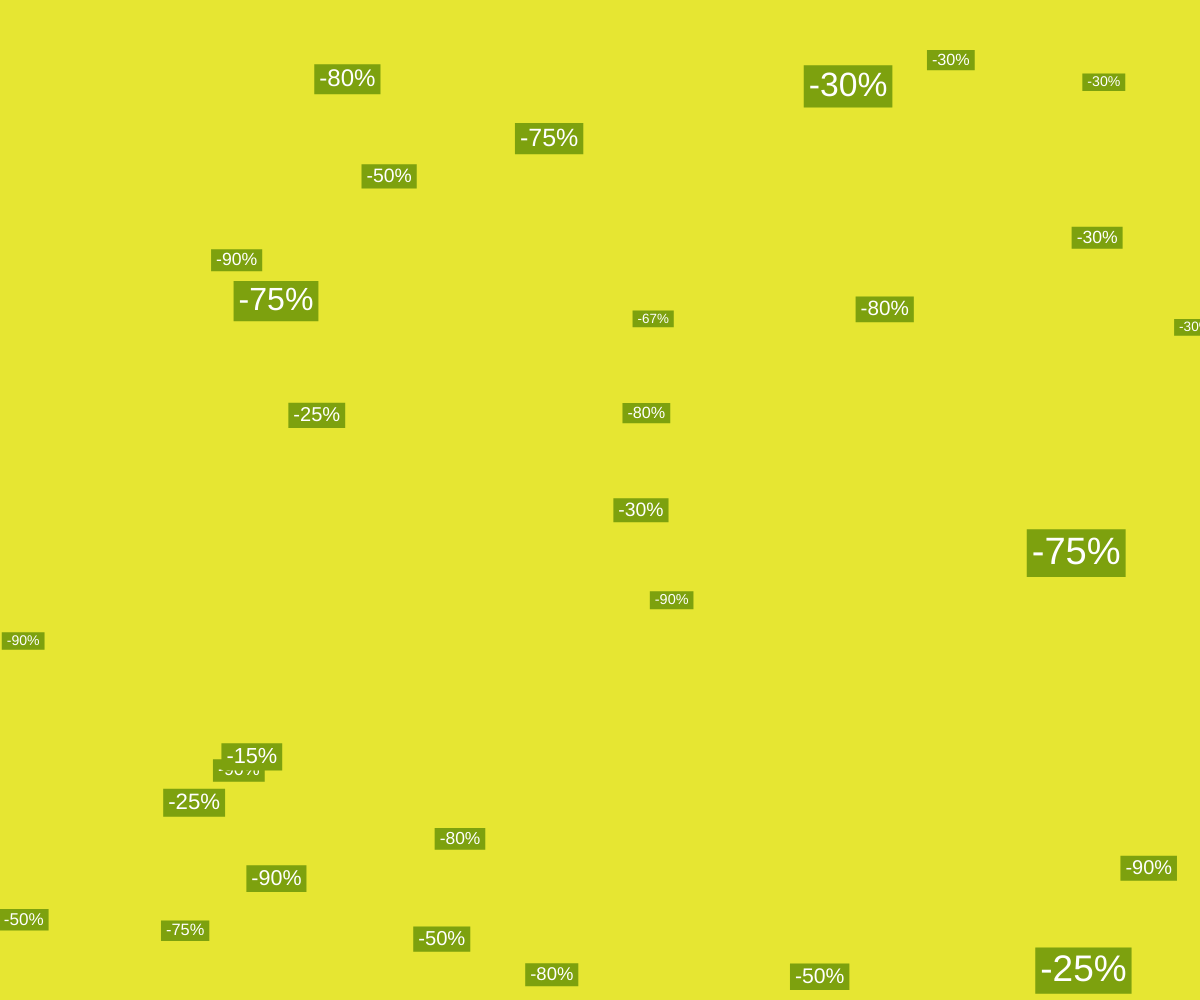
Frame 1 (no input)
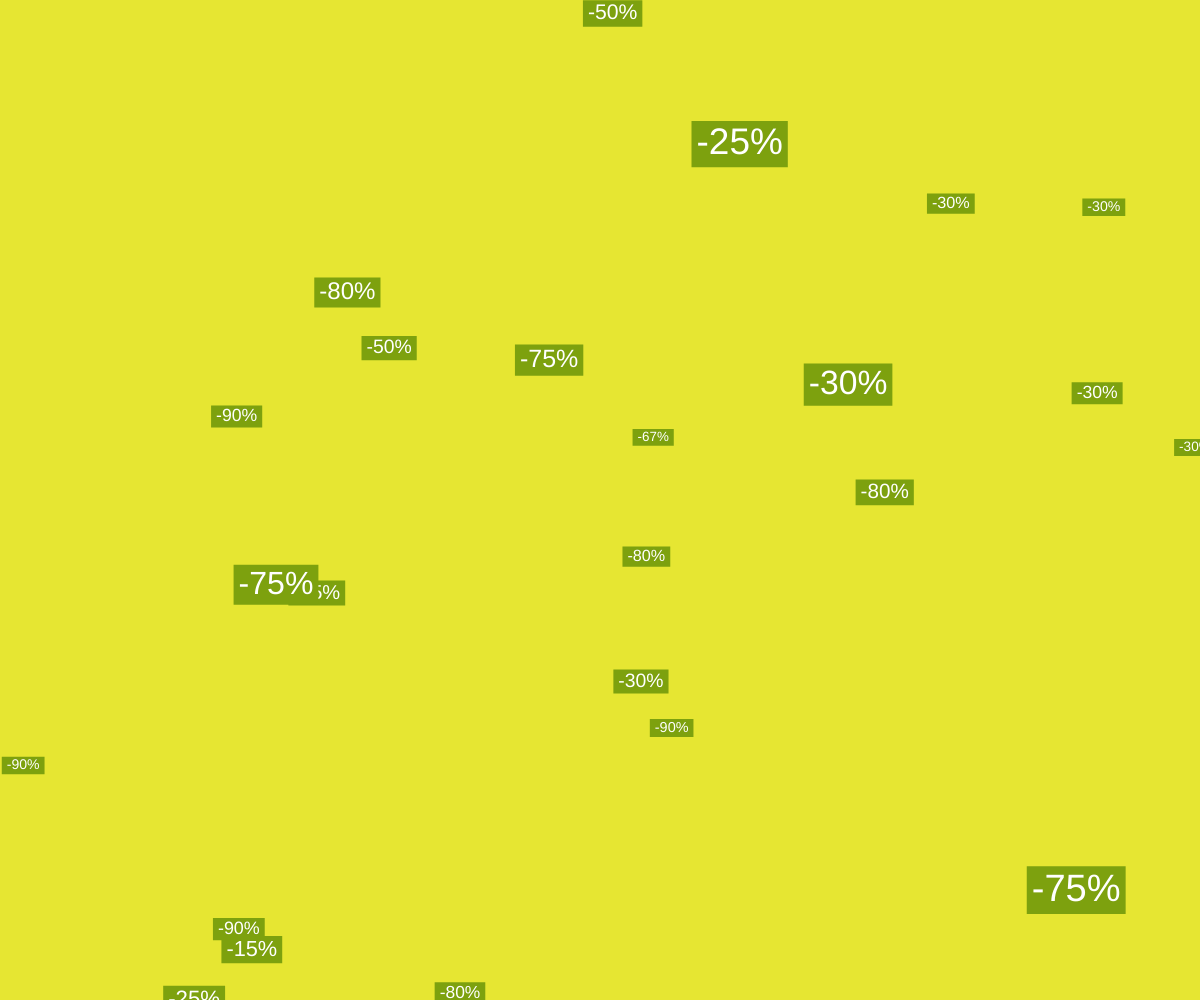
Frame 60 (no input)
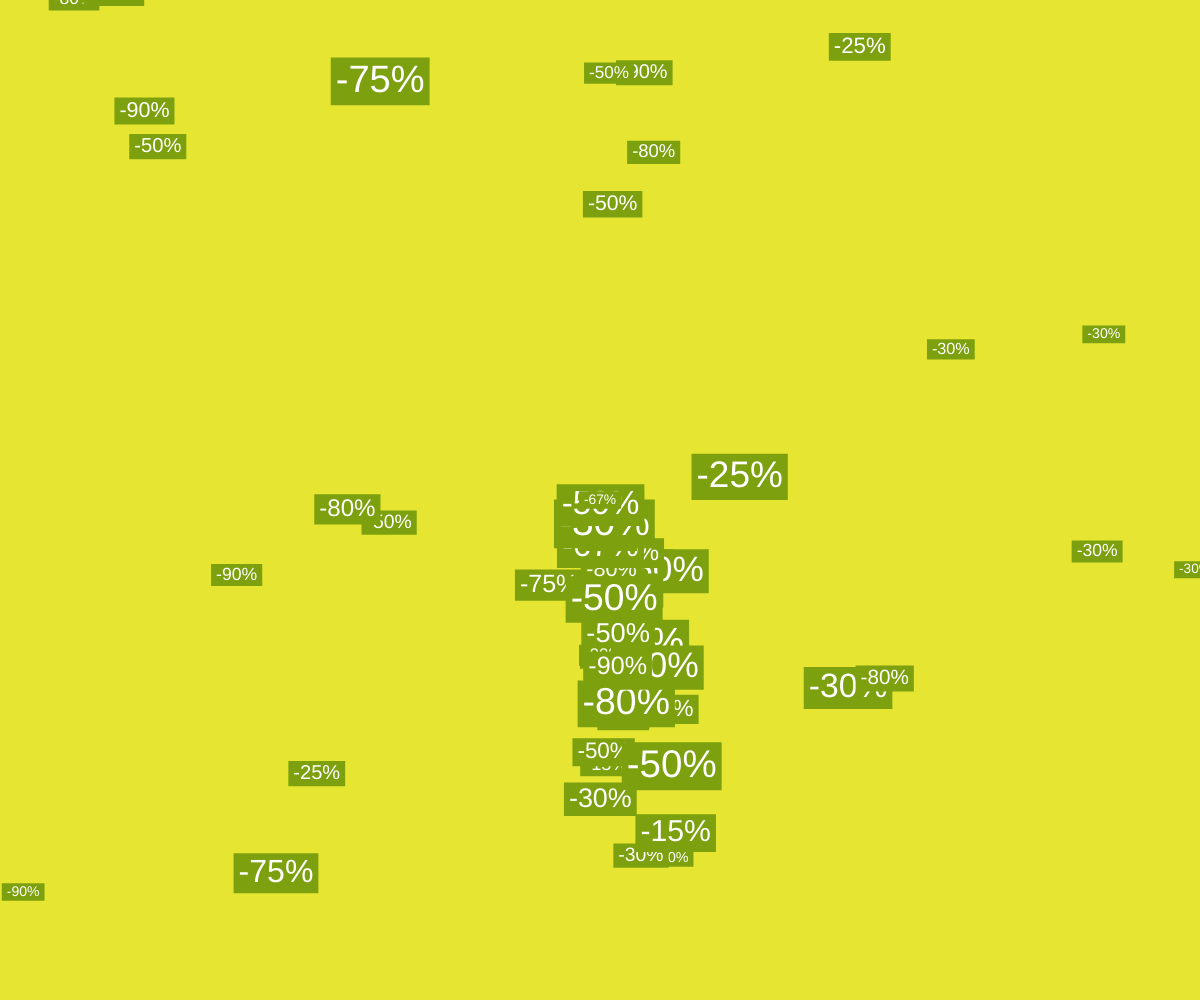
Frame 120 (the mouse pressed at the canvas centre since frame 60)

The p5.js sketch that drew these frames (run headless with seeded random() and noise() and a simulated clock; from frame 60 on, the mouse is pressed at the canvas centre):

// p5.js sketch
// ── sketch.js

let backgroundSale = [];
let extraSale = [];

function setup() {
    canvas = createCanvas(windowWidth, windowHeight);
    canvas.position(0, 0);
    canvas.class("pcanvas");

    // setup drawing
    smooth();
    textAlign(CENTER, CENTER);
    rectMode(CENTER);
    noStroke();

    for (let i = 0; i < 30; i++) {
        backgroundSale.push(new Particle(Math.random() * width, Math.random() * height, 0, 3));
    }

    background(230, 230, 50);
}

function draw() {
    background(230, 230, 50);
    for (let bi = 0; bi < backgroundSale.length; bi++) {
        backgroundSale[bi].draw();
        if (backgroundSale[bi].outsideScreen()) {
            backgroundSale[bi].resetRandomTopPosition();
        }
    }

    if (mouseIsPressed) {
        let newParticle = new Particle(mouseX, mouseY, Math.random() * 1, Math.random() * 4);
        newParticle.setAcceleration(0, 0.07);
        extraSale.push(newParticle);
    }

    let deleteList = [];
    for (let ei = 0; ei < extraSale.length; ei++) {
        extraSale[ei].draw();
        if (extraSale[ei].outsideScreen()) {
            deleteList.push(extraSale[ei]);
        }
    }

    for (let j = 0; j < deleteList.length; j++) {
        let delIndex = extraSale.indexOf(deleteList[j]);
        if (delIndex > -1) {
            extraSale.splice(delIndex, 1);
        }
    }
}

function randChoose(choices) {
    return choices[Math.floor(Math.random() * choices.length)];
}

const outsidePadding = 100;
class Particle {
    constructor(x, y, vx, vy) {
        this.depth = Math.random() + 0.5;
        this.sale = randChoose([15, 25, 30, 30, 50, 50, 50, 67, 75, 75, 80, 80, 90]);
        this.text = '-' + this.sale + '\%';

        vx = vx || 0;
        vy = vy || 10;
        this.position = createVector(x, y);
        this.velocity = createVector(vx, vy);
        this.velocity.mult(1 / this.depth);
        this.acceleration = createVector(0, 0);
    }

    resetRandomTopPosition() {
        this.position.x = Math.random() * width;
        this.position.y = -50;
    }

    setAcceleration(x, y) {
        this.acceleration.x = x;
        this.acceleration.y = y;
    }

    draw() {
        fill(125, 161, 14);
        textSize(20 / this.depth);
        let w = textWidth(this.text) + 10;
        let h = 25 / this.depth;
        rect(this.position.x, this.position.y, w, h);
        fill(255);
        text(this.text, this.position.x, this.position.y);

        // Update
        this.position.add(this.velocity);
        this.velocity.add(this.acceleration);
        this.velocity.y = constrain(this.velocity.y, -8, 8);
    }

    outsideScreen() {
        return (this.position.x < -outsidePadding || this.position.x > width + outsidePadding || this.position.y > height + outsidePadding || this.position.y < -outsidePadding);
    }
}
